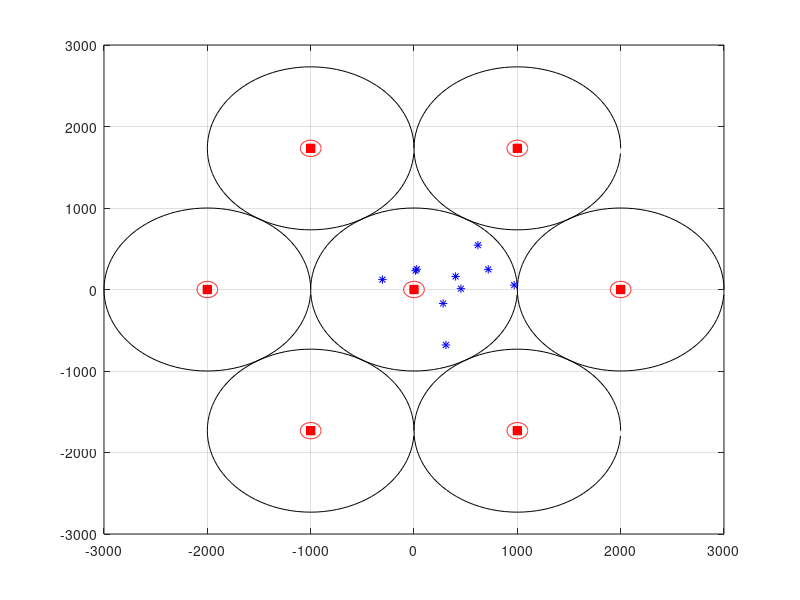

Reproduce this figure in MATLAB.
clear all;close all;clc

plot_fig = true;                                                   % Disable/enable figure plotting.

L = 7;                                                              % Number of cells.
K = 10;                                                             % Number of single-antenna terminals in each cell, i.e., number of transmitt antennas.
M = 100;                                                             % Number of antennas at the base station of each cell (In this case, i.e., uplink, it gives the number of receiving antennas).

cellRadius = 1000;                                                  % Radius given in meters.
cellHole = 100;                                                     % Cell hole in meters.

% Large scale fading.
sshadow = 3;                                                        % Shadow-fading standard deviation in dB.
gamma = 2.8;                                                        % Decay exponent: Urban area cellular radio 2.7 - 3.5

% **************************** Cell Layout. *******************************
% Generate a random radius value within the range cellHole to cellRadius for each one of the terminals.
radius = cellHole + (cellRadius-cellHole).*rand(1,K);

% Generate an random angle value within the range 0 to 2*pi for each one of the terminals.
angle = 2*pi*rand(1,K);

% Plot the position of each terminal inside the cell.
figure;

% ********** Center (Main) Cell  **********
% Plot cell center, where eNodeB is located.
plot(0, 0, 'rs', 'MarkerFaceColor',[1,0,0], 'MarkerEdgeColor',[1 0 0]);
hold on

Circlex = cellRadius*cos(2*pi*(0:99)/100);
Circley = cellRadius*sin(2*pi*(0:99)/100);
plot(Circlex.', Circley.', 'k');

Circlex = cellHole*cos(2*pi*(0:99)/100);
Circley = cellHole*sin(2*pi*(0:99)/100);
plot(Circlex.', Circley.', 'r');

% Position UEs to the cell.
UEx = radius.*cos(angle);
UEy = radius.*sin(angle);
plot(UEx, UEy, 'b*');

% ********** 2nd Cell  **********
n = 0;
offsetX = 2*cellRadius*cos((2*pi*n)/(L-1));
offsetY = 2*cellRadius*sin((2*pi*n)/(L-1));
plot(offsetX, offsetY, 'rs', 'MarkerFaceColor',[1,0,0], 'MarkerEdgeColor',[1 0 0]); % eNodeB location.
Circlex = offsetX + cellRadius*cos(2*pi*(0:99)/100);
Circley = offsetY + cellRadius*sin(2*pi*(0:99)/100);
plot(Circlex.', Circley.', 'k');

Circlex = offsetX + cellHole*cos(2*pi*(0:99)/100);
Circley = offsetY + cellHole*sin(2*pi*(0:99)/100);
plot(Circlex.', Circley.', 'r');

% ********** 3rd Cell  ********** 
n = 1;
offsetX = 2*cellRadius*cos((2*pi*n)/(L-1));
offsetY = 2*cellRadius*sin((2*pi*n)/(L-1));
plot(offsetX, offsetY, 'rs', 'MarkerFaceColor',[1,0,0], 'MarkerEdgeColor',[1 0 0]); % eNodeB location.
Circlex = offsetX + cellRadius*cos(2*pi*(0:99)/100);
Circley = offsetY + cellRadius*sin(2*pi*(0:99)/100);
plot(Circlex.', Circley.', 'k');

Circlex = offsetX + cellHole*cos(2*pi*(0:99)/100);
Circley = offsetY + cellHole*sin(2*pi*(0:99)/100);
plot(Circlex.', Circley.', 'r');

% ********** 4th Cell  ********** 
n = 2;
offsetX = 2*cellRadius*cos((2*pi*n)/(L-1));
offsetY = 2*cellRadius*sin((2*pi*n)/(L-1));
plot(offsetX, offsetY, 'rs', 'MarkerFaceColor',[1,0,0], 'MarkerEdgeColor',[1 0 0]); % eNodeB location.
Circlex = offsetX + cellRadius*cos(2*pi*(0:99)/100);
Circley = offsetY + cellRadius*sin(2*pi*(0:99)/100);
plot(Circlex.', Circley.', 'k');

Circlex = offsetX + cellHole*cos(2*pi*(0:99)/100);
Circley = offsetY + cellHole*sin(2*pi*(0:99)/100);
plot(Circlex.', Circley.', 'r');

% ********** 5th Cell  ********** 
n = 3;
offsetX = 2*cellRadius*cos((2*pi*n)/(L-1));
offsetY = 2*cellRadius*sin((2*pi*n)/(L-1));
plot(offsetX, offsetY, 'rs', 'MarkerFaceColor',[1,0,0], 'MarkerEdgeColor',[1 0 0]); % eNodeB location.
Circlex = offsetX + cellRadius*cos(2*pi*(0:99)/100);
Circley = offsetY + cellRadius*sin(2*pi*(0:99)/100);
plot(Circlex.', Circley.', 'k');

Circlex = offsetX + cellHole*cos(2*pi*(0:99)/100);
Circley = offsetY + cellHole*sin(2*pi*(0:99)/100);
plot(Circlex.', Circley.', 'r');

% ********** 6th Cell  ********** 
n = 4;
offsetX = 2*cellRadius*cos((2*pi*n)/(L-1));
offsetY = 2*cellRadius*sin((2*pi*n)/(L-1));
plot(offsetX, offsetY, 'rs', 'MarkerFaceColor',[1,0,0], 'MarkerEdgeColor',[1 0 0]); % eNodeB location.
Circlex = offsetX + cellRadius*cos(2*pi*(0:99)/100);
Circley = offsetY + cellRadius*sin(2*pi*(0:99)/100);
plot(Circlex.', Circley.', 'k');

Circlex = offsetX + cellHole*cos(2*pi*(0:99)/100);
Circley = offsetY + cellHole*sin(2*pi*(0:99)/100);
plot(Circlex.', Circley.', 'r');

% ********** 7th Cell  ********** 
n = 5;
offsetX = 2*cellRadius*cos((2*pi*n)/(L-1));
offsetY = 2*cellRadius*sin((2*pi*n)/(L-1));
plot(offsetX, offsetY, 'rs', 'MarkerFaceColor',[1,0,0], 'MarkerEdgeColor',[1 0 0]); % eNodeB location.
Circlex = offsetX + cellRadius*cos(2*pi*(0:99)/100);
Circley = offsetY + cellRadius*sin(2*pi*(0:99)/100);
plot(Circlex.', Circley.', 'k');

Circlex = offsetX + cellHole*cos(2*pi*(0:99)/100);
Circley = offsetY + cellHole*sin(2*pi*(0:99)/100);
plot(Circlex.', Circley.', 'r');

grid on;
hold off;

% Calculate path-loss for all users, in meters.
path_loss = radius.^gamma;

% Calculate shadowing for each one of different channels.
shadowing_att = lognrnd(0,sshadow,1,K);
% Large scale fading calculated according to Marzetta.
largeScaleFading = repmat(sqrt(shadowing_att./path_loss), M, 1);
